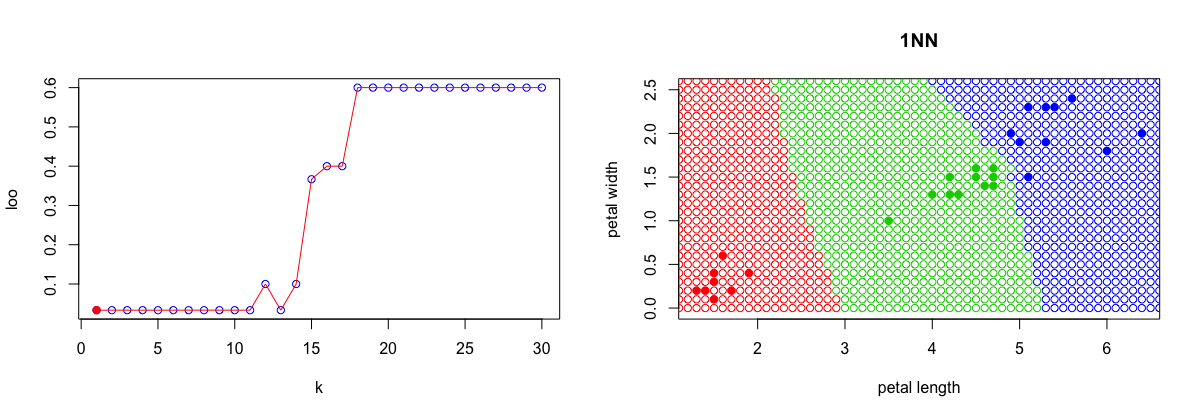

Write R code to recreate this figure.
euclideanDistance <- function(u, v){
  sqrt(sum((u - v)^2))
}


sortObjectsByDist <- function(xl, z, metricFunction = euclideanDistance){
  l <- dim(xl)[1]
  n <- dim(xl)[2] - 1
  
  distances <- matrix(NA, l, 2)
  for (i in 1:l)
  {
    distances[i, ] <- c(i, metricFunction(xl[i, 1:n], z))
  }
  
  orderedXl <- xl[order(distances[, 2]), ]
  return (orderedXl);
}

kNN <- function(xl, z, k){
  
  orderedXl <- sortObjectsByDist(xl, z)
  n <- dim(orderedXl)[2] - 1
  
  classes <- orderedXl[1:k, n + 1]
  
  counts <- table(classes)
  
  class <- names(which.max(counts))
  return (class)
}




iris30 = read.table("/Users/khurshudov/Desktop/SMPR/metric_classification/iris30.txt", sep="\t", header=TRUE)


colors <- c("setosa" = "red", "versicolor" = "green3",
            "virginica" = "blue")
#plot(iris30[, 1:2], pch = 21, bg = colors[iris30$Species], col
#     = colors[iris30$Species], asp = 1)


z <- c(2.7, 1)
xl <- iris30[, 1:3]
class <- kNN(xl, z, k=6)
# points(z[1], z[2], pch = 22, bg = colors[class], asp = 1)

loo <- c()

for (k in c(1:30)){
  count = 0
  for (i in c(1:30)){
    xl = iris30[-i,1:3]
    class <- kNN(xl, iris30[i,1:2], k=k)
    if(iris30[i,3] != class){
      count <- count + 1
    }
  }
  loo <- c(loo, count/30)
}

par(mfrow=c(1,2))

plot(c(1:30), 
     loo, 
     'p', 
     col='blue',
     xlab='k',
     ylab='loo')
lines(c(1:30), loo, type="l", pch=22, lty=1, col="red")

opt_k = which.min(loo)

points(which.min(loo), min(loo), pch=21, bg = 'red', col = 'red')

plot(iris30[, 1:2], pch = 21, bg = colors[iris30$Species], col
     = colors[iris30$Species], asp = 1, main='1NN', xlab = 'petal length', ylab = 'petal width')

points_array <- c()

for (xtmp in seq(0, 7, by=0.1)){
  for (ytmp in seq(0, 3, by=0.1)){
    z <- c(xtmp,ytmp)
    class <- kNN(xl, z, opt_k)
    points_array <- c(points_array, c(z))
    points(z[1], z[2], pch = 1, col = colors[class])
  }
}
